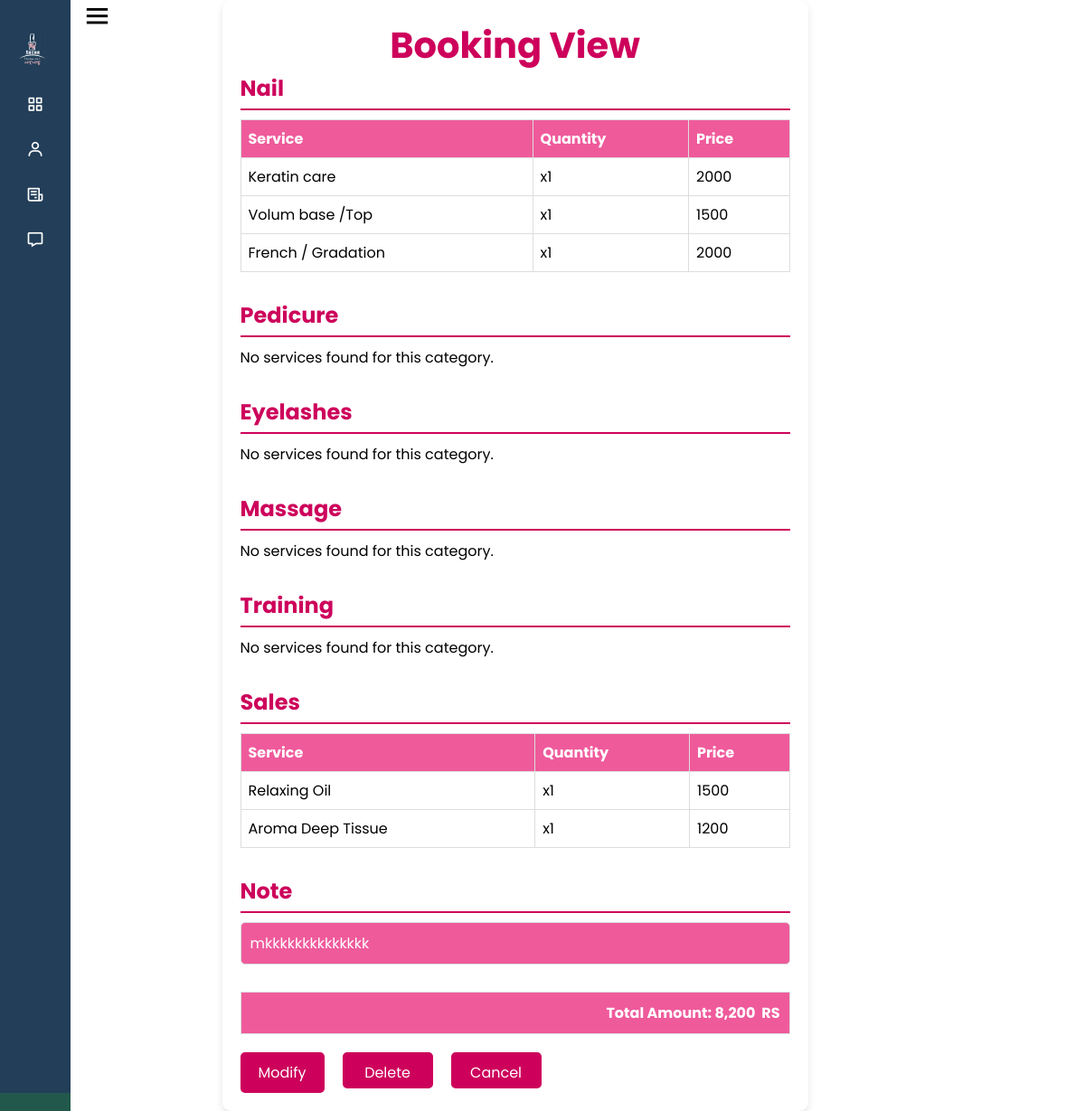
Page /order_view.php?o_no=107 on the committed database.
### tables this page shows
CREATE TABLE IF NOT EXISTS `order` (
  `o_no` int(11) NOT NULL AUTO_INCREMENT,
  `o_c_no` int(11) NOT NULL,
  `o_date` date NOT NULL,
  `o_memo` text NOT NULL,
  `o_amount` decimal(10,0) DEFAULT NULL,
  `o_service_count` int(11) DEFAULT NULL,
  `o_pymt_method` varchar(15) DEFAULT NULL,
  `o_pro_no` int(11) DEFAULT NULL,
  PRIMARY KEY (`o_no`)
);

CREATE TABLE IF NOT EXISTS `service_item` (
  `si_no` int(11) NOT NULL AUTO_INCREMENT,
  `si_cat` varchar(255) DEFAULT NULL,
  `si_service_name` varchar(50) NOT NULL,
  `si_price` int(11) NOT NULL,
  `si_promotion_price` int(11) DEFAULT NULL,
  `si_image1` varchar(255) DEFAULT NULL,
  `si_image2` varchar(255) DEFAULT NULL,
  `si_image3` varchar(255) DEFAULT NULL,
  `si_ext1` varchar(255) DEFAULT NULL,
  `si_ext2` varchar(255) DEFAULT NULL,
  `si_ext3` varchar(255) DEFAULT NULL,
  `si_description` text NOT NULL,
  `si_show` tinyint(1) DEFAULT '0',
  PRIMARY KEY (`si_no`)
);

CREATE TABLE IF NOT EXISTS `orderservice` (
  `s_no` int(11) NOT NULL AUTO_INCREMENT,
  `s_o_no` int(11) NOT NULL,
  `s_order_no` int(11) NOT NULL,
  `s_cat` varchar(1) DEFAULT NULL,
  `s_si_no` int(11) DEFAULT NULL,
  `s_qty` int(11) DEFAULT NULL,
  `s_price` int(11) DEFAULT NULL,
  PRIMARY KEY (`s_no`)
);

CREATE TABLE IF NOT EXISTS `currency` (
  `ss_no` int(11) NOT NULL AUTO_INCREMENT,
  `ss_currency` varchar(3) NOT NULL,
  PRIMARY KEY (`ss_no`)
);

### order_view.php (the view, shortened to what this page needs)
<?php
include 'common.php';
$o_no = $_GET['o_no'] ?? '';
$sql = "
    SELECT
        o.o_memo,
        o.o_amount,
        si.si_cat,
        si.si_service_name AS service_name,
        os.s_qty,
        os.s_price
    FROM
        `order` o
    JOIN
        orderservice os
    ON
        o.o_no = os.s_o_no
    JOIN
        service_item si
    ON
        os.s_si_no = si.si_no
    WHERE
        o.o_no = ?
";
$stmt = $conn->prepare($sql);
$stmt->bind_param("s", $o_no);
$stmt->execute();
$result = $stmt->get_result();
$categories = [
    'N' => 'Nail',
    'P' => 'Pedicure',
    'E' => 'Eyelashes',
    'M' => 'Massage',
    'T' => 'Training',
    'S' => 'Sales'
];
$services = [];
$memo = "";
$totalAmount = 0.00;
if ($result->num_rows > 0) {
    while($row = $result->fetch_assoc()) {
        $cat = $row["si_cat"];
        if (array_key_exists($cat, $categories)) {
            $services[$cat][] = [
                'name' => $row["service_name"],
                'qty' => $row["s_qty"],
                'price' => $row["s_price"]
            ];
        }
        $memo = $row["o_memo"];
        $totalAmount = $row["o_amount"];
    }
} else {
    echo "No services found for this order.";
}
$sql = "SELECT ss_currency FROM currency WHERE ss_no = 1";
$result = mysqli_query($conn, $sql);
$currency = 'RS';
if ($row = mysqli_fetch_assoc($result)) {
    $currency = $row['ss_currency'];
}
?>
<!DOCTYPE html>
<html lang="en">
<head>
    <link rel="stylesheet" href="./css/order_view.css">
</head>
<body>
<?php include "side_bar.php" ?>
<div class="container">
    <h1 style="color: #cd015b;">Booking View</h1>
    <?php foreach ($categories as $catCode => $catName): ?>
        <div class="category">
            <h2><?php echo $catName; ?></h2>
            <?php if (isset($services[$catCode])): ?>
                <table class="service-table">
                    <tr>
                        <th>Service</th>
                        <th>Quantity</th>
                        <th>Price</th>
                    </tr>
                    <?php foreach ($services[$catCode] as $service): ?>
                        <tr>
                            <td><?php echo htmlspecialchars($service['name']); ?></td>
                            <td><?php echo 'x'; ?><?php echo htmlspecialchars($service['qty']); ?></td>
                            <td><?php echo htmlspecialchars($service['price']); ?></td>
                        </tr>
                    <?php endforeach; ?>
                </table>
            <?php else: ?>
                <p>No services found for this category.</p>
            <?php endif; ?>
        </div>
    <?php endforeach; ?>
    <h2>Note</h2>
    <div class="description">
        <?php echo htmlspecialchars($memo); ?>
    </div>
    <div class="total-amount">
        Total Amount: <?php echo htmlspecialchars(number_format($totalAmount)); ?> &nbsp;<?= htmlspecialchars($currency) ?>
    </div>
    <div class="buttons">
        <a href="order_modify.php?o_no=<?php echo htmlspecialchars($o_no); ?>&totalAmount=<?php echo urlencode($totalAmount); ?>">Modify</a>
        <form action="delete_order.php" method="POST" onsubmit="return confirm('Are you sure you want to delete this order?');">
            <button type="submit">Delete</button>
        </form>
        <button onclick="handleAction('cancel')">Cancel</button>
    </div>
</div>
</body>
</html>

### css/order_view.css (style rules this page uses)
h1 { text-align: center; font-size: 40px; color: #cd015b; }
.container { width: 60%; margin: 50px; margin-left:280px; padding: 20px; background-color: #fff; border-radius: 10px; box-shadow: 0 4px 8px rgba(0, 0, 0, 0.1); }
h2 { color: #cd015b; border-bottom: 2px solid #cd015b; padding-bottom: 5px; margin-bottom: 10px; }
.description { background-color: #f9f9f9; padding: 10px; border-radius: 5px; border: 1px solid #ccc; margin-bottom: 20px; }
.buttons { text-align: right; margin-top: 20px; }
.buttons button { background-color: #cd015b; color: white; border: none; margin-left: 10px; cursor: pointer; font-size: 16px; border-radius: 4px; width: 100px; height: 40px; transition: background-color 0.3s ease, transform 0.3s ease; }

### css/side_bar.css (style rules this page uses)
* { margin: 0; padding: 0; box-sizing: border-box; font-family: 'Poppins', sans-serif; }
body { display: flex; margin-right: 10%; }

### order_view.php (style rules this page uses)
.container { padding: 20px; margin: 0 auto; max-width: 1200px; }
.category { margin-bottom: 30px; }
.category h2 { margin-bottom: 10px; }
.service-table { width: 100%; border-collapse: collapse; }
.service-table th, .service-table td { border: 1px solid #ddd; padding: 8px; text-align: left; }
.service-table th { background-color: #ef5a9b; color: #fff; }
.description { margin-bottom: 30px; padding: 10px; border: 1px solid #ddd; background-color: #ef5a9b; color: white; }
.total-amount { margin-top: 20px; padding: 10px; color: white; border: 1px solid #ddd; background-color: #ef5a9b; font-weight: bold; text-align: right; }
.buttons { display: flex; gap: 10px; }
.buttons button, .buttons a { padding: 10px 20px; text-decoration: none; color: #fff; background-color: #cd015b; border: none; cursor: pointer; border-radius: 5px; }
.buttons form { display: inline; }

### rows in the picture
order: service_item.si_service_name "Keratin care", orderservice.s_qty "1", orderservice.s_price "2000", service_item.si_service_name "Volum base /Top", orderservice.s_price "1500", service_item.si_service_name "French / Gradation", service_item.si_service_name "Relaxing Oil", service_item.si_service_name "Aroma Deep Tissue", orderservice.s_price "1200", o_memo "mkkkkkkkkkkkkkk", o_amount "8,200"
currency: ss_currency "RS"

### other values in the picture
$catName "Nail"
$catName "Pedicure"
$catName "Eyelashes"
$catName "Massage"
$catName "Training"
$catName "Sales"
